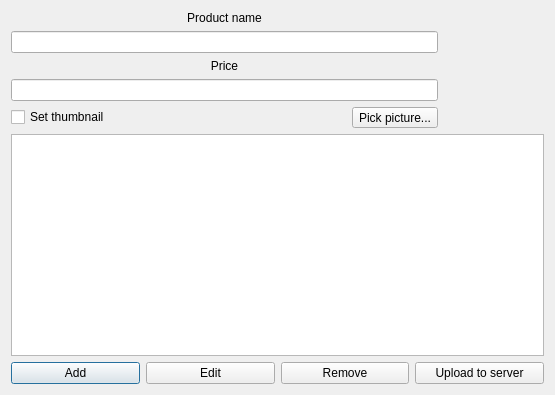
<?xml version="1.0" encoding="UTF-8"?>
<ui version="4.0">
 <class>AddProductDialog</class>
 <widget class="QDialog" name="AddProductDialog">
  <property name="geometry">
   <rect>
    <x>0</x>
    <y>0</y>
    <width>555</width>
    <height>395</height>
   </rect>
  </property>
  <property name="windowTitle">
   <string>Add product</string>
  </property>
  <layout class="QVBoxLayout" name="verticalLayout_2">
   <item>
    <layout class="QHBoxLayout" name="horizontalLayout_2">
     <item>
      <layout class="QVBoxLayout" name="verticalLayout">
       <item>
        <widget class="QLabel" name="label">
         <property name="text">
          <string>Product name</string>
         </property>
         <property name="alignment">
          <set>Qt::AlignCenter</set>
         </property>
         <property name="buddy">
          <cstring>label</cstring>
         </property>
        </widget>
       </item>
       <item>
        <widget class="QLineEdit" name="name_edit"/>
       </item>
       <item>
        <widget class="QLabel" name="label_2">
         <property name="text">
          <string>Price</string>
         </property>
         <property name="alignment">
          <set>Qt::AlignCenter</set>
         </property>
         <property name="buddy">
          <cstring>price_line</cstring>
         </property>
        </widget>
       </item>
       <item>
        <widget class="QLineEdit" name="price_line"/>
       </item>
       <item>
        <layout class="QHBoxLayout" name="horizontalLayout">
         <item>
          <widget class="QCheckBox" name="upload_checkbox">
           <property name="text">
            <string>Set thumbnail</string>
           </property>
          </widget>
         </item>
         <item>
          <widget class="QToolButton" name="choose_image_button">
           <property name="text">
            <string>Pick picture...</string>
           </property>
          </widget>
         </item>
        </layout>
       </item>
      </layout>
     </item>
     <item>
      <widget class="QLabel" name="image_preview">
       <property name="minimumSize">
        <size>
         <width>100</width>
         <height>100</height>
        </size>
       </property>
       <property name="maximumSize">
        <size>
         <width>200</width>
         <height>200</height>
        </size>
       </property>
       <property name="text">
        <string/>
       </property>
      </widget>
     </item>
    </layout>
   </item>
   <item>
    <widget class="QTableView" name="product_view"/>
   </item>
   <item>
    <layout class="QHBoxLayout" name="horizontalLayout_3">
     <item>
      <widget class="QPushButton" name="add_item_button">
       <property name="text">
        <string>Add</string>
       </property>
      </widget>
     </item>
     <item>
      <widget class="QPushButton" name="edit_item_button">
       <property name="text">
        <string>Edit</string>
       </property>
      </widget>
     </item>
     <item>
      <widget class="QPushButton" name="remove_item_button">
       <property name="text">
        <string>Remove</string>
       </property>
      </widget>
     </item>
     <item>
      <widget class="QPushButton" name="upload_data_button">
       <property name="text">
        <string>Upload to server</string>
       </property>
      </widget>
     </item>
    </layout>
   </item>
  </layout>
 </widget>
 <resources/>
 <connections>
  <connection>
   <sender>name_edit</sender>
   <signal>returnPressed()</signal>
   <receiver>price_line</receiver>
   <slot>selectAll()</slot>
   <hints>
    <hint type="sourcelabel">
     <x>120</x>
     <y>54</y>
    </hint>
    <hint type="destinationlabel">
     <x>120</x>
     <y>110</y>
    </hint>
   </hints>
  </connection>
 </connections>
</ui>
